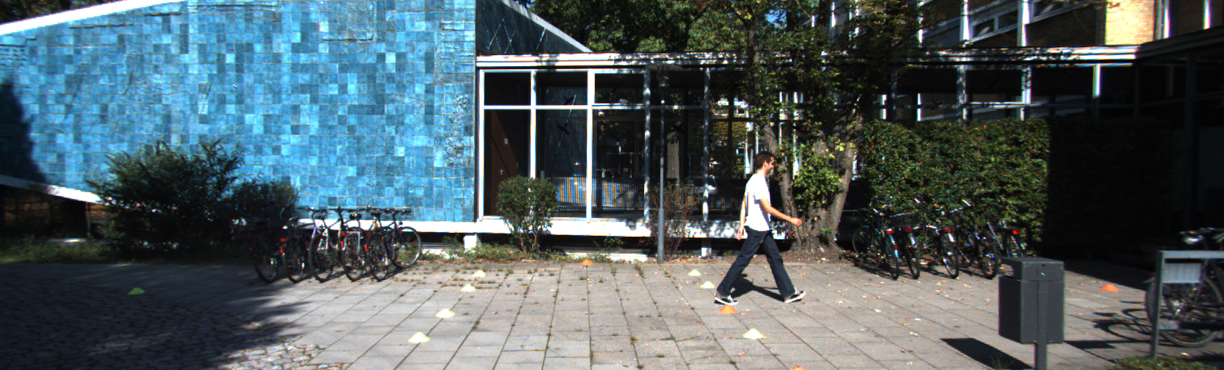
#> input picture 000000.png, 1224 x 370 px, found by its file name
$ jupyter execute --allow-errors Untitled11.ipynb
#> lines starting #> are read from the running program, lines starting #| are printed output that depends on the picture; after the words box and inside, x2 and y2 are one past the last pixel; in counts of white or black regions, pixels touching at a corner belong together
[cell 1]
import numpy as np
import cv2
from matplotlib import pyplot as plt

[cell 2]
img=cv2.imread('Downloads/Kitti_traning_dataset_5/000000.png',cv2.IMREAD_GRAYSCALE)
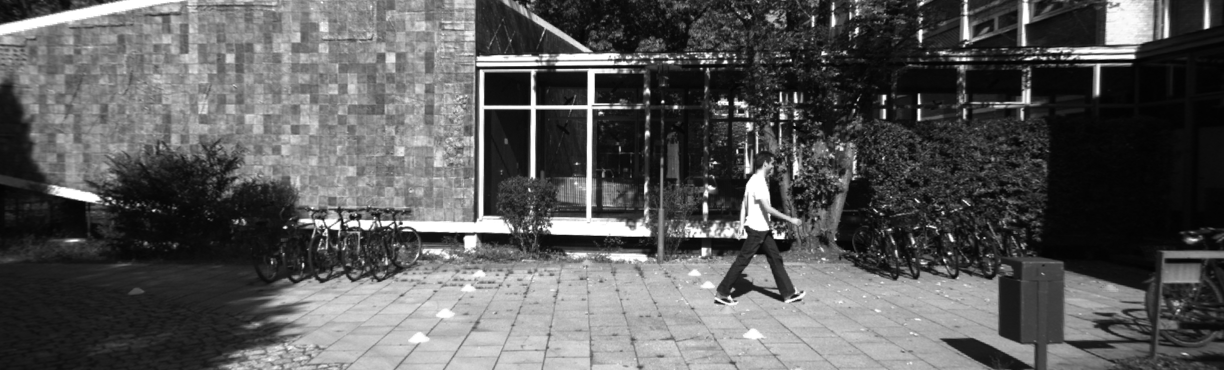
#> img: shape (370, 1224); min 2, max 255, mean 89.5
cv2.imshow('img',img)
cv2.waitKey(0)
cv2.destroyAllWindows()

[cell 3]
image_shape = img.shape
#> image_shape = (370, 1224)
print(image_shape)
#| (370, 1224)

[cell 4]
image = cv2.imread('Downloads/Kitti_traning_dataset_5/000000.png', cv2. IMREAD_UNCHANGED)
#> image is the input picture: shape (370, 1224, 3); mean B, G, R 98.4, 93.8, 79.3
image2 = cv2.imread('Downloads/Kitti_traning_dataset_5/000000.png', cv2. IMREAD_GRAYSCALE)
image3 = cv2.imread('Downloads/Kitti_traning_dataset_5/000000.png', cv2. IMREAD_GRAYSCALE)
image4 = cv2.imread('Downloads/Kitti_traning_dataset_5/000000.png', cv2. IMREAD_GRAYSCALE)
for i in range (0, 220):
    for j in range (0, 220):
        if image3[i,j] > 155:
            image3[i,j] = 255
            continue
        image3[i,j] += 100
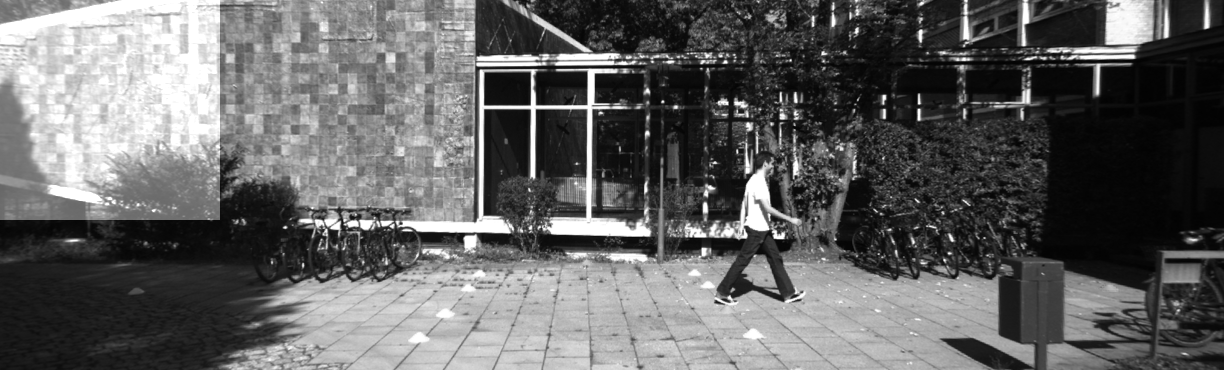
#> image3: shape (370, 1224); 10.38% of pixels changed, all inside (x1, y1, x2, y2) = (0, 0, 220, 220)

for i in range (0, 220):
    for j in range (0, 220):
        if image4[i,j] < 100:
            image4[i,j] = 0
            continue
        image4[i,j] -= 100
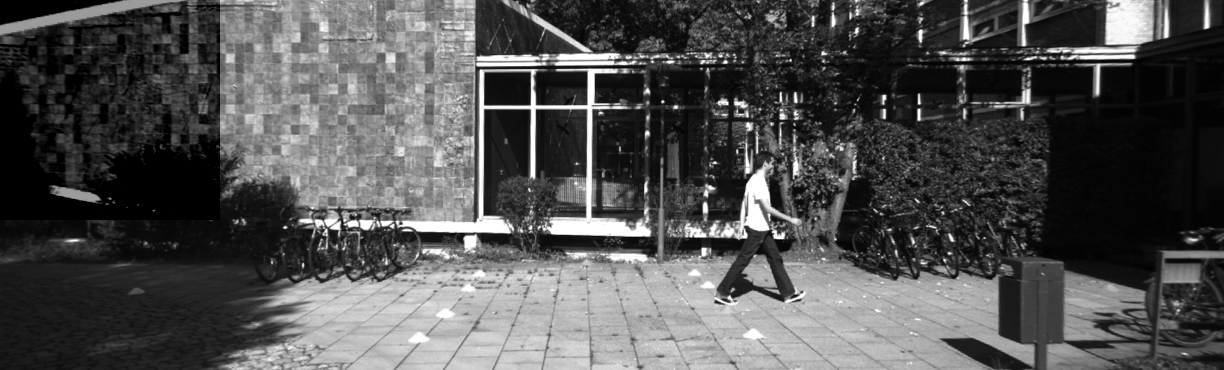
#> image4: shape (370, 1224); 10.69% of pixels changed, all inside (x1, y1, x2, y2) = (0, 0, 220, 220)

[cell 5]
cv2.imshow("test", image)
cv2.imshow("test2", image2)
cv2.imshow("test3", image3)
cv2.imshow("test4", image4)

cv2.waitKey(0)
cv2.destroyAllWindows()

[cell 6]
src = cv2.imread("Downloads/Kitti_traning_dataset_5/000000.png", cv2.IMREAD_COLOR)

height, width, channel = src.shape
#> height = 370; width = 1224; channel = 3
matrix = cv2.getRotationMatrix2D((width/2, height/2), 90, 1)
dst = cv2.warpAffine(src, matrix, (width, height))
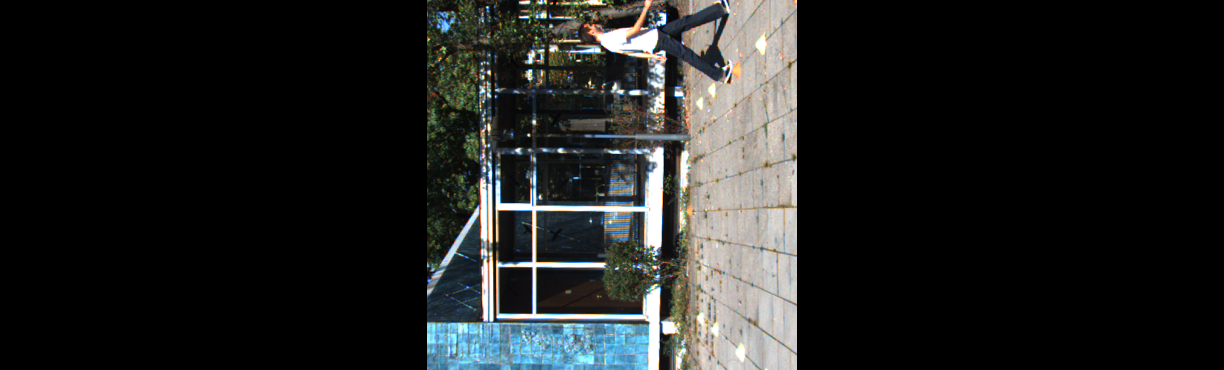
#> dst: shape (370, 1224, 3); mean B, G, R 33.1, 33.8, 32.3

cv2.imshow("src", src)
cv2.imshow("dst", dst)
cv2.waitKey(0)
cv2.destroyAllWindows()

[cell 7]
def rotation(img,degree):
#> called with degree = 120
    height, width, channel = img.shape
#> height = 370; width = 1224; channel = 3
    matrix = cv2.getRotationMatrix2D((width/2, height/2), degree, 1)
    dst = cv2.warpAffine(img, matrix, (width, height))
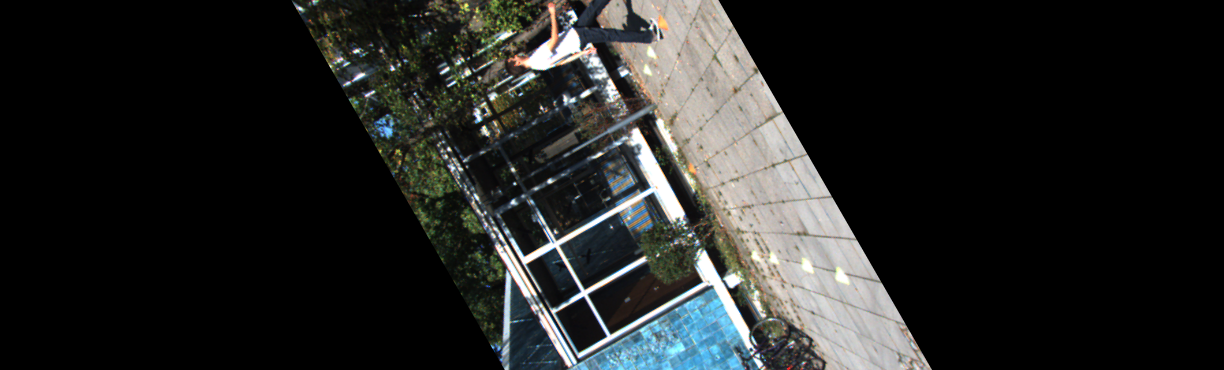
#> dst: shape (370, 1224, 3); mean B, G, R 36.2, 37.4, 36.1
    plt.imshow(dst)
    plt.show()
    cv2.imshow("img", dst)
    cv2.waitKey(0)
    cv2.destroyAllWindows()
    return dst

[cell 8]
img = cv2.imread("Downloads/Kitti_traning_dataset_5/000000.png", cv2.IMREAD_COLOR)

[cell 9]
dst=rotation(img,120)

#> (a cell that did not finish here is left out)

[cell 11]
dst = cv2.resize(img, dsize=(640, 480), interpolation=cv2.INTER_AREA)
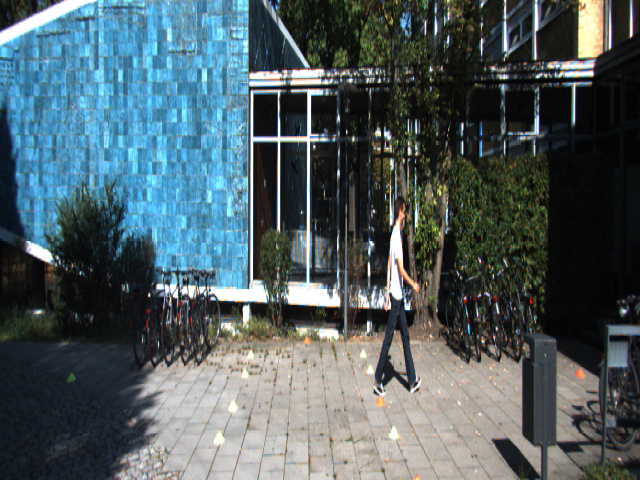
#> dst: shape (480, 640, 3); mean B, G, R 98.3, 93.8, 79.2

$ run again, with 000001.png copied over 000000.png
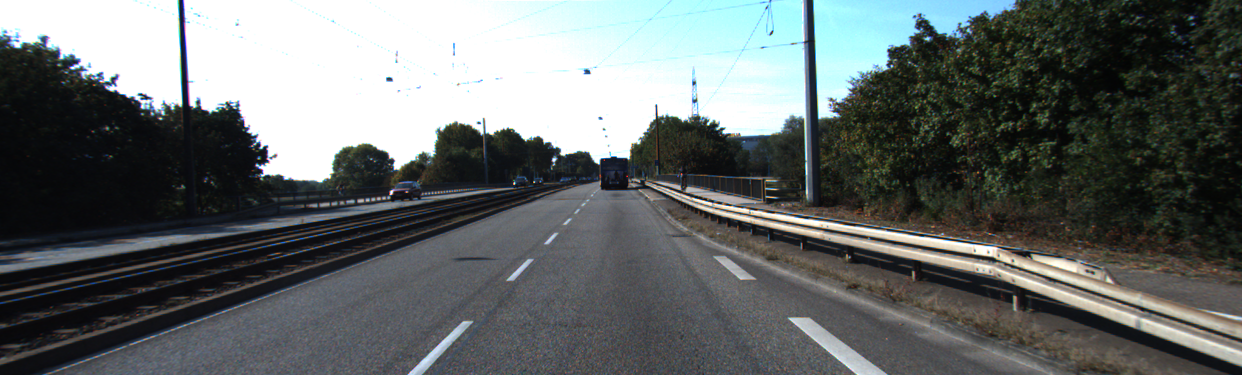
#> input picture 000001.png, 1242 x 375 px, found by its file name
#| (375, 1242)
#> image is the input picture: shape (375, 1242, 3); mean B, G, R 104.9, 105.6, 100.4
#> after the loop `for i in range (0, 220):`:
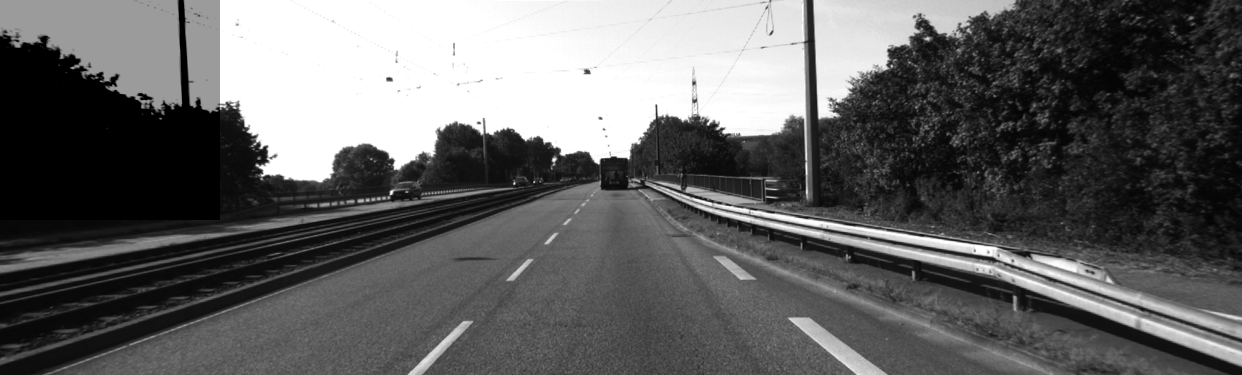
#> image4: shape (375, 1242); min 0, max 255, mean 98.7
#> `dst = cv2.resize(img, dsize=(640, 480), interpolation=cv2.INTER_AREA)`:
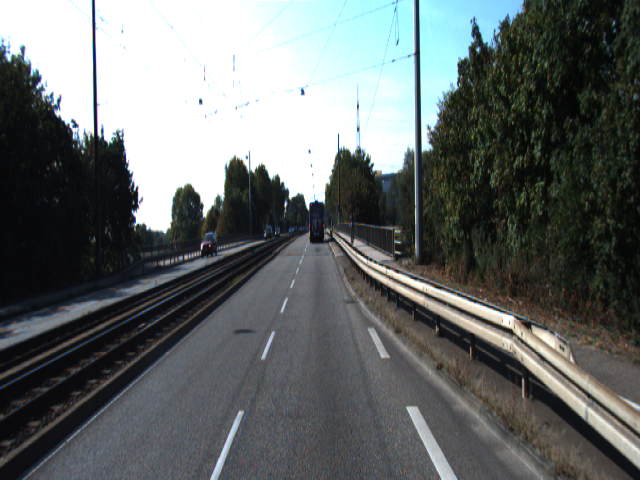
#> dst: shape (480, 640, 3); mean B, G, R 104.8, 105.5, 100.3

$ run again, with 000002.png copied over 000000.png
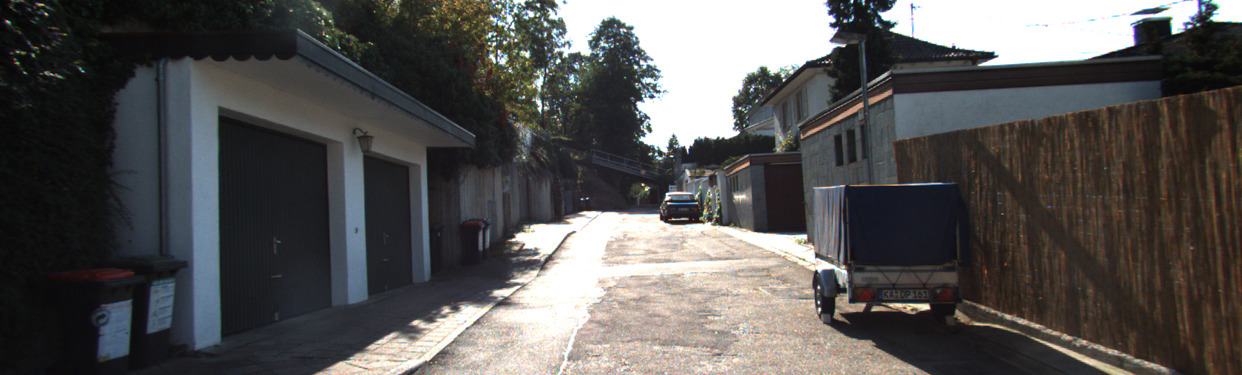
#> input picture 000002.png, 1242 x 375 px, found by its file name
#| (375, 1242)
#> image is the input picture: shape (375, 1242, 3); mean B, G, R 83.6, 84.7, 86.3
#> after the loop `for i in range (0, 220):`:
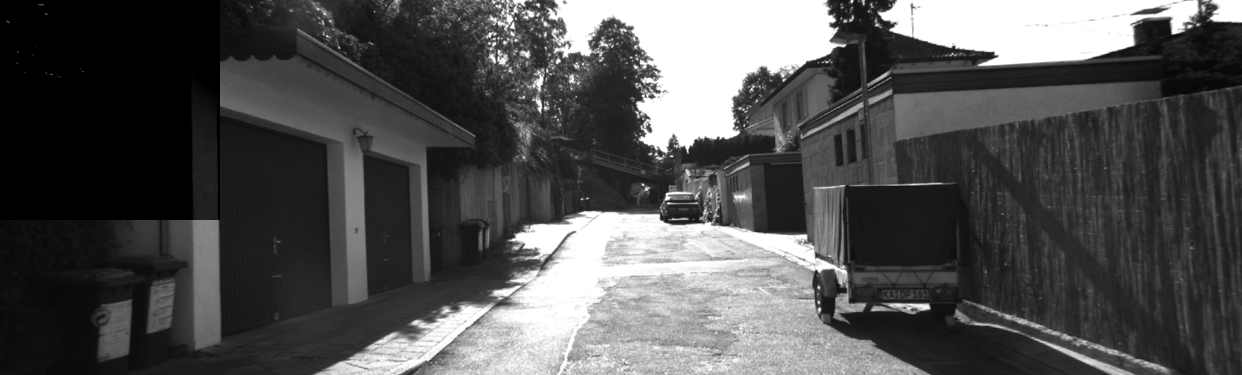
#> image4: shape (375, 1242); min 0, max 255, mean 81
#> `dst = cv2.resize(img, dsize=(640, 480), interpolation=cv2.INTER_AREA)`:
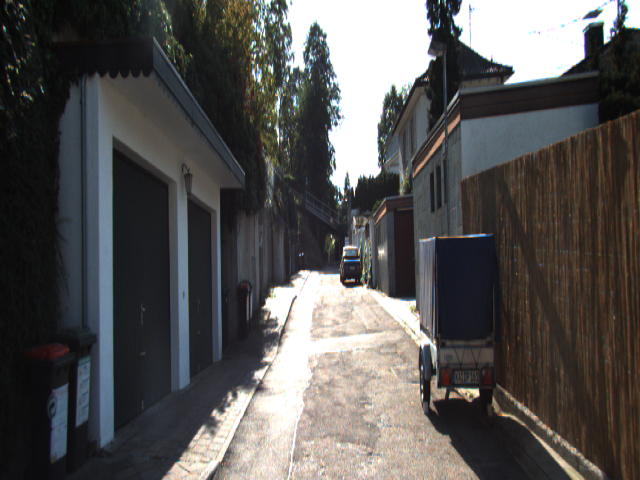
#> dst: shape (480, 640, 3); mean B, G, R 83.5, 84.6, 86.2

$ run again, with 000003.png copied over 000000.png
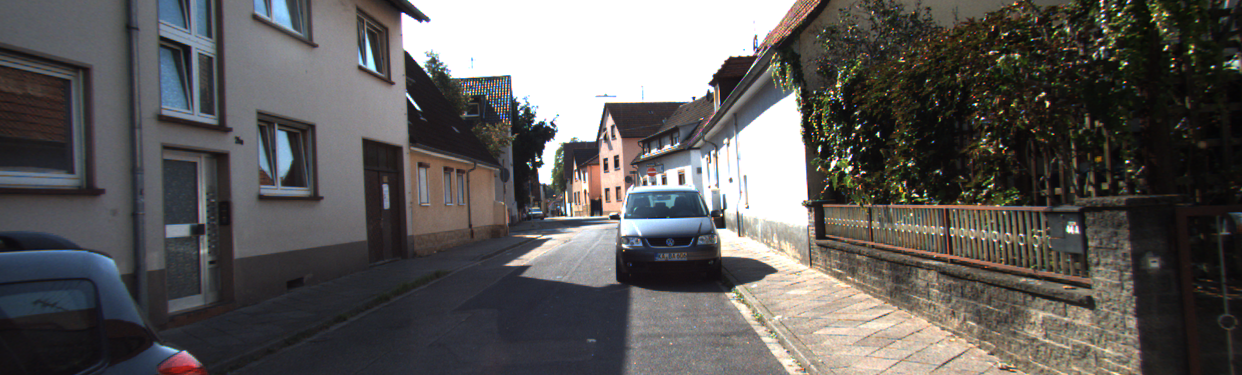
#> input picture 000003.png, 1242 x 375 px, found by its file name
#| (375, 1242)
#> image is the input picture: shape (375, 1242, 3); mean B, G, R 89.7, 91.2, 93.6
#> after the loop `for i in range (0, 220):`:
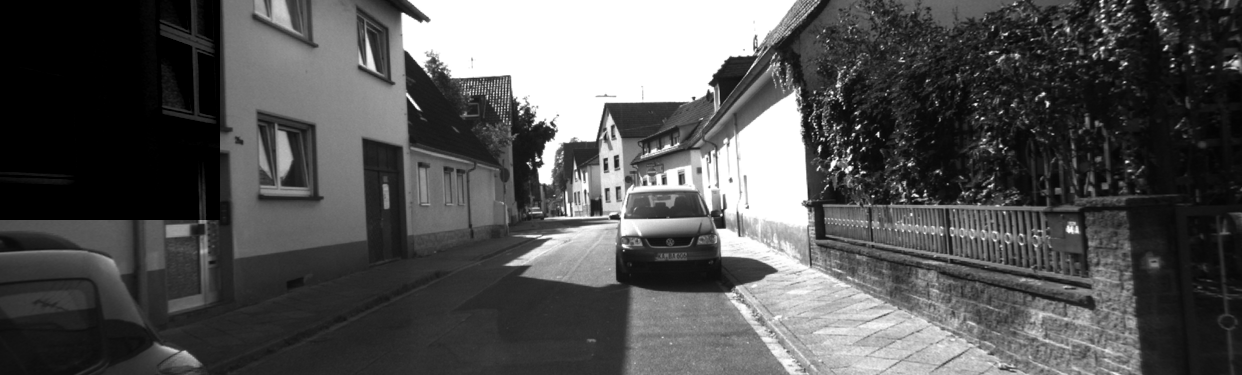
#> image4: shape (375, 1242); min 0, max 255, mean 83.9
#> `dst = cv2.resize(img, dsize=(640, 480), interpolation=cv2.INTER_AREA)`:
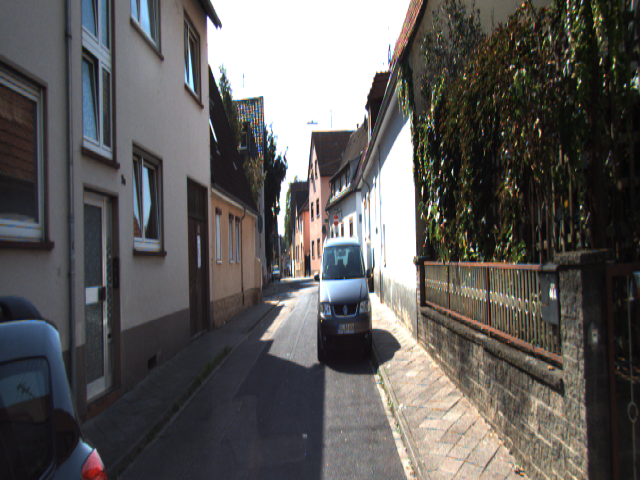
#> dst: shape (480, 640, 3); mean B, G, R 89.7, 91.1, 93.5
